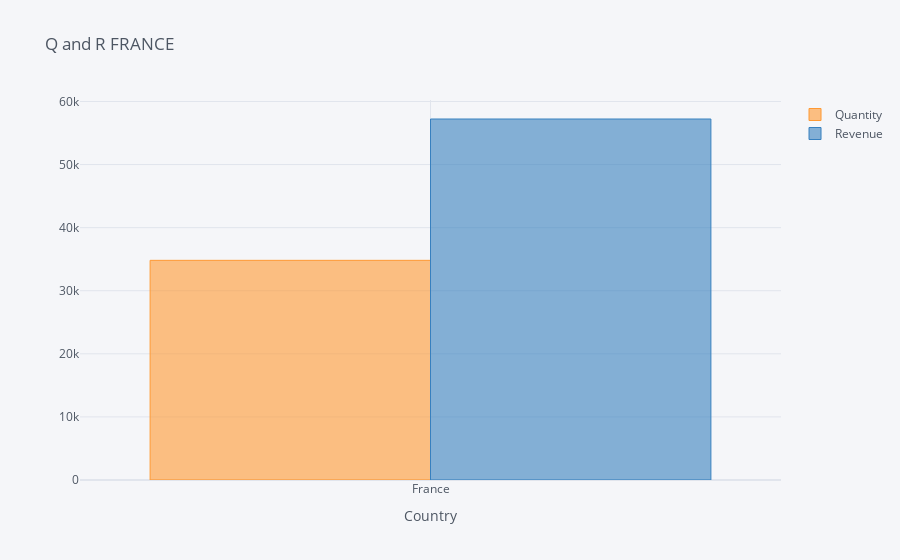

Notebook cell for this chart:
### Markdown cell above
## 2. Create an interactive line chart showing quantity and revenue sold to France between January 1st and May 31st 2011.

### Code cell
dos = df[df['Country'] == 'France']

dos = dos.loc[(dos.InvoiceDate >= '2011-1-1') & (dos.InvoiceDate <= '2011-5-31')]

dos = dos.groupby('Country').sum()

dos[['Quantity', 'Revenue']].iplot(kind='bar', title='Q and R FRANCE', xTitle='Country');

### Figure 1 — Plotly figure (JSON) as saved in the notebook; plotly's stock layout.template omitted (floating-point values rounded to 4 significant figures)
{"data": [{"marker": {"color": "rgba(255, 153, 51, 0.6)", "line": {"color": "rgba(255, 153, 51, 1.0)", "width": 1}}, "name": "Quantity", "orientation": "v", "text": "", "type": "bar", "x": ["France"], "y": [34817]}, {"marker": {"color": "rgba(55, 128, 191, 0.6)", "line": {"color": "rgba(55, 128, 191, 1.0)", "width": 1}}, "name": "Revenue", "orientation": "v", "text": "", "type": "bar", "x": ["France"], "y": [57220.0]}], "layout": {"legend": {"bgcolor": "#F5F6F9", "font": {"color": "#4D5663"}}, "paper_bgcolor": "#F5F6F9", "plot_bgcolor": "#F5F6F9", "title": {"font": {"color": "#4D5663"}, "text": "Q and R FRANCE"}, "xaxis": {"gridcolor": "#E1E5ED", "showgrid": true, "tickfont": {"color": "#4D5663"}, "title": {"font": {"color": "#4D5663"}, "text": "Country"}, "zerolinecolor": "#E1E5ED"}, "yaxis": {"gridcolor": "#E1E5ED", "showgrid": true, "tickfont": {"color": "#4D5663"}, "title": {"font": {"color": "#4D5663"}, "text": ""}, "zerolinecolor": "#E1E5ED"}}}
